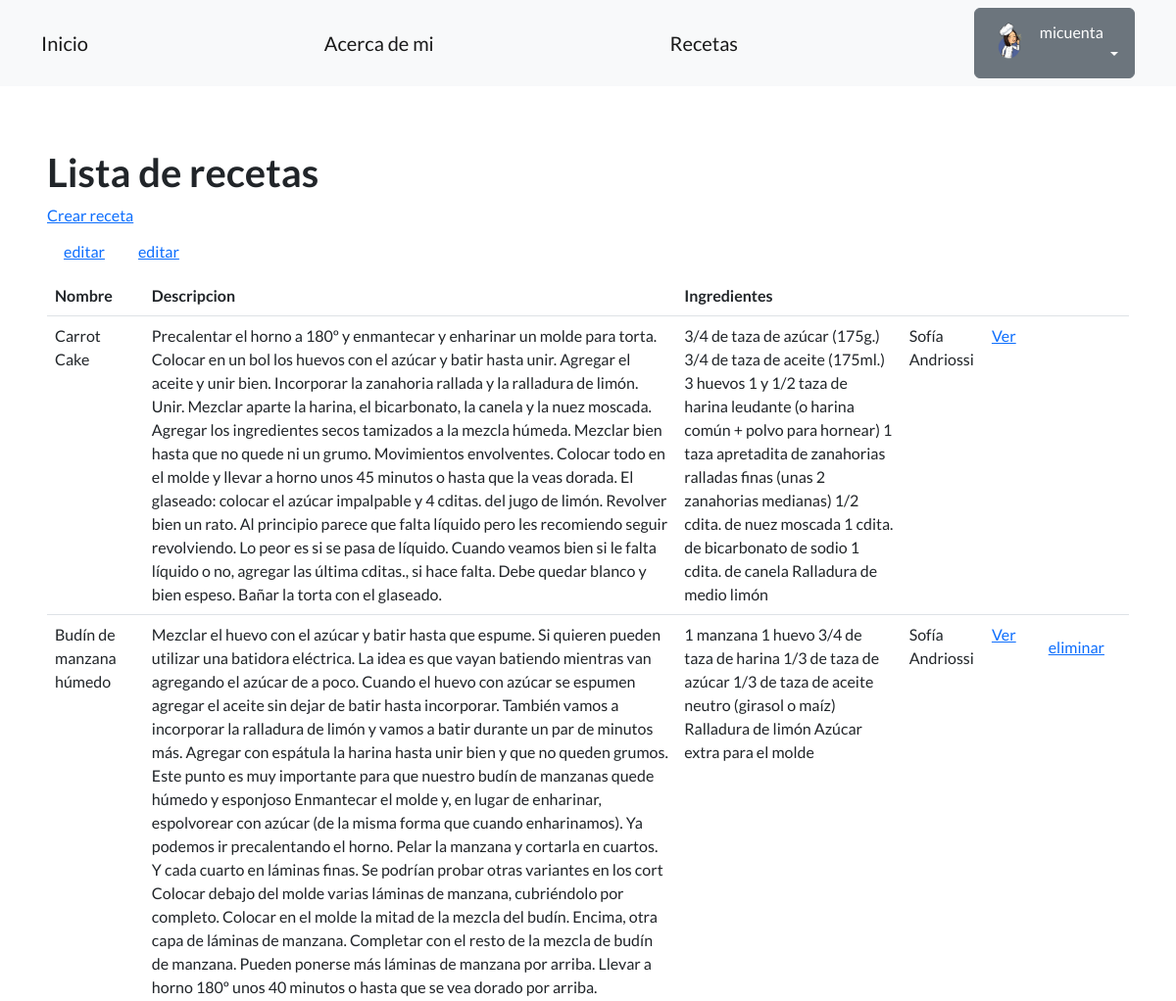
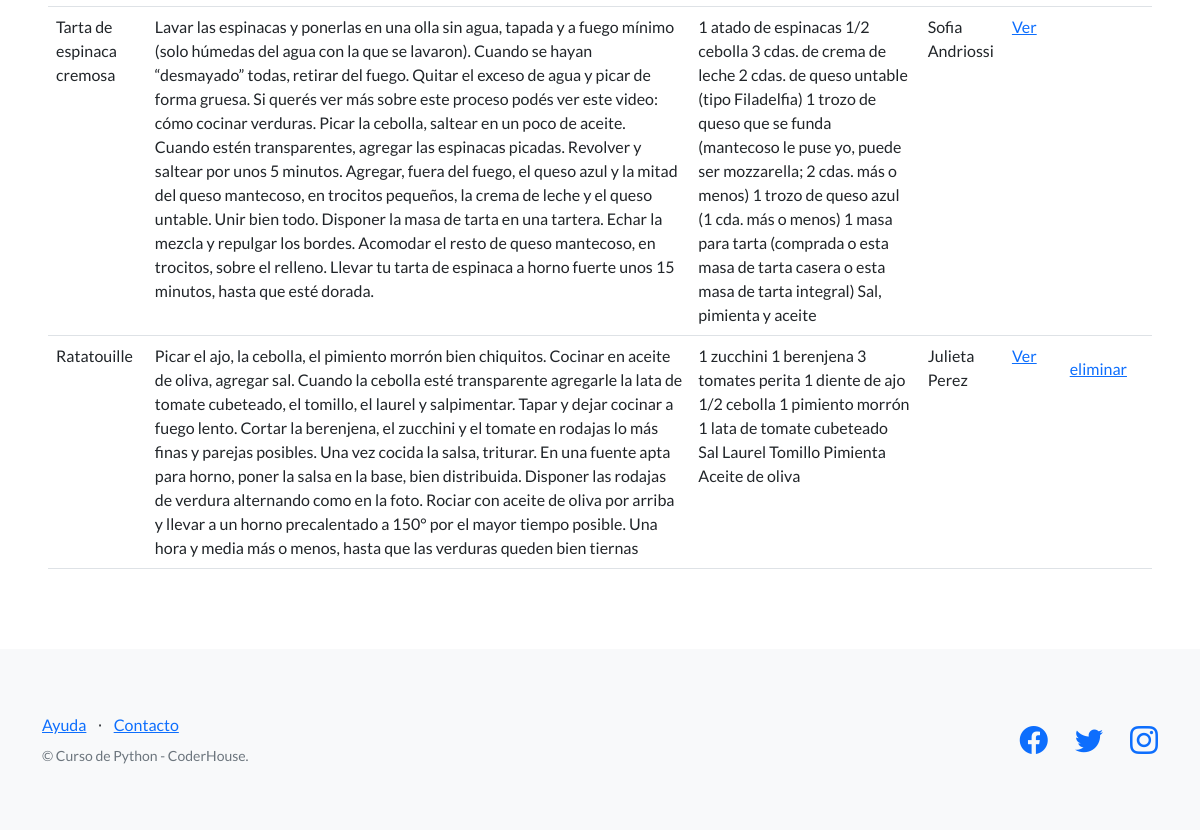
The page /nutricheff/recetas/ (signed in) on the database its author committed (2 pictures, top to bottom).
### perfiles/models.py (models this page shows, shortened)
class Avatar(models.Model):
   user = models.OneToOneField(User, on_delete=models.CASCADE, null=True)
   imagen = models.ImageField(upload_to='avatares', null=True, blank=True)

### control_recetas/models.py (models this page shows, shortened)
class Recetas(models.Model):
    nombre=models.CharField(max_length=25)
    descripcion= models.CharField(max_length=1500)
    ingredientes = models.CharField(max_length=1000)
    autor = models.CharField(max_length=25)
    creador = models.ForeignKey(User, on_delete=models.SET_NULL, null=True)
    fecha= models.CharField(max_length=25, default="fecha desconocida")

### control_recetas/views.py (the view)
# urls.py: path("recetas/", RecetaListView.as_view(), name="lista_recetas"),
class RecetaListView(ListView):
    model = Recetas
    template_name = 'control_recetas/lista_recetas.html'

### control_recetas/templates/control_recetas/lista_recetas.html (shortened to what this page needs)
{% extends "base.html" %}
{% block contenido %}
<section>
 <div>
   <h1>Lista de recetas</h1>
   <a href="{% url 'crear_receta' %}">Crear receta</a>
   <br>
   <table class="table">
     <tbody>
       <tr>
         <th>Nombre</th>
         <th>Descripcion</th>
         <th>Ingredientes</th>
         <td></td>
         <td></td>
         <td></td>
       </tr>
       {% for receta in object_list %}
       <tr>
         <td>{{ receta.nombre }}</td>
         <td>{{ receta.descripcion }}</td>
         <td>{{ receta.ingredientes }}</td>
         <td>{{ receta.autor }}</td>
         <td>
           <a href="{% url 'ver_receta' receta.id %}">Ver</a>
         </td>
         {% if user == receta.creador %}
         <a class="btn btn-link" href="{% url 'editar_receta' receta.id %}">editar</a>
         {% endif %}
       <td>
         {% if user == receta.creador %}
         <form action="{% url 'eliminar_receta' receta.id %}" method="post">
           <input type="submit" class="btn btn-link" value="eliminar"/>
         </form>
         {% endif %}
       </td>
     </tr>
     {% endfor %}
   </tbody>
 </table>
 </div>
</section>
{% endblock contenido %}

### templates_base/base.html (shortened to what this page needs)
{% load static %}
<!DOCTYPE html>
<html lang="en">
    <head>
        <link href="https://cdn.jsdelivr.net/npm/bootstrap-icons@1.5.0/font/bootstrap-icons.css" rel="stylesheet" type="text/css" />
        <link href="{% static 'css/styles.css' %}" rel="stylesheet" />
    </head>
    <body>
        <nav class="navbar navbar-light bg-light static-top">
            <div class="container">
                <a class="navbar-brand" href="{% url 'inicio' %}">Inicio</a>
                <a class="navbar-brand" href="{% url 'acerca_de_mi' %}">Acerca de mi</a>
                <a class="navbar-brand" href="{% url 'lista_recetas' %}">Recetas</a>
                {% if user.is_authenticated %}
                <div class="dropdown">
                    <button class="btn btn-secondary dropdown-toggle" type="button" id="dropdownMenuButton1" data-bs-toggle="dropdown" aria-expanded="false">
                        <div style="display: inline-flex;">
                            <img src="{{user.avatar.imagen.url}}" style="max-width:40px;margin-right: 10px;">
                            <span>{{ user.username }}</span>
                        </div>
                    </button>
                </div>
                {% else %}
                <a class="btn btn-primary" href="{% url 'login' %}">Inicio sesión</a>
                <a class="btn btn-success" href="{% url 'registro' %}">Registro</a>
                {% endif %}
            </div>
        </nav>
        <section style="padding:4rem 3rem;">
            {% block contenido %}{% endblock contenido %}
        </section>
        <footer class="footer bg-light">
            <div class="container">
                <div class="row">
                    <div class="col-lg-6 h-100 text-center text-lg-start my-auto">
                        <ul class="list-inline mb-2">
                            <li class="list-inline-item"><a href="#!">Ayuda</a></li>
                            <li class="list-inline-item">⋅</li>
                            <li class="list-inline-item"><a href="#!">Contacto</a></li>
                        </ul>
                        <p class="text-muted small mb-4 mb-lg-0">&copy; Curso de Python - CoderHouse.</p>
                    </div>
                    <div class="col-lg-6 h-100 text-center text-lg-end my-auto">
                        <ul class="list-inline mb-0">
                            <li class="list-inline-item me-4">
                                <a href="#!"><i class="bi-facebook fs-3"></i></a>
                            </li>
                            <li class="list-inline-item me-4">
                                <a href="https://twitter.com/coderhouse"><i class="bi-twitter fs-3"></i></a>
                            </li>
                            <li class="list-inline-item">
                                <a href="https://www.instagram.com/coderhouse"><i class="bi-instagram fs-3"></i></a>
                            </li>
                        </ul>
                    </div>
                </div>
            </div>
        </footer>
    </body>
</html>

### rows shown on the page
Recetas: nombre "Carrot Cake", descripcion "Precalentar el horno a 180º y enmantecar y enharinar un molde para torta. Colocar en un bol los huevos con el azúcar y batir hasta unir. Agregar el aceite y unir bien. Incorporar la zanahoria rallada y la ralladura de limón. Unir. Mezclar aparte la harina, el bicarbonato, la canela y la nuez moscada. Agregar los ingredientes secos tamizados a la mezcla húmeda. Mezclar bien hasta que no quede ni un grumo. Movimientos envolventes. Colocar todo en el molde y llevar a horno unos 45 minutos o hasta que la veas dorada. El glaseado: colocar el azúcar impalpable y 4 cditas. del jugo de limón. Revolver bien un rato. Al principio parece que falta líquido pero les recomiendo seguir revolviendo. Lo…", ingredientes "3/4 de taza de azúcar (175g.) 3/4 de taza de aceite (175ml.) 3 huevos 1 y 1/2 taza de harina leudante (o harina común + polvo para hornear) 1 taza apretadita de zanahorias ralladas finas (unas 2 zanahorias medianas) 1/2 cdita. de nuez moscada 1 cdita. de bicarbonato de sodio 1 cdita. de canela Ralladura de medio limón", autor "Sofía Andriossi"
Recetas: nombre "Budín de manzana húmedo", descripcion "Mezclar el huevo con el azúcar y batir hasta que espume. Si quieren pueden utilizar una batidora eléctrica. La idea es que vayan batiendo mientras van agregando el azúcar de a poco. Cuando el huevo con azúcar se espumen agregar el aceite sin dejar de batir hasta incorporar. También vamos a incorporar la ralladura de limón y vamos a batir durante un par de minutos más. Agregar con espátula la harina hasta unir bien y que no queden grumos. Este punto es muy importante para que nuestro budín de manzanas quede húmedo y esponjoso Enmantecar el molde y, en lugar de enharinar, espolvorear con azúcar (de la misma forma que cuando enharinamos). Ya podemos ir precalentando el horno. Pelar la manzana…", ingredientes "1 manzana 1 huevo 3/4 de taza de harina 1/3 de taza de azúcar 1/3 de taza de aceite neutro (girasol o maíz) Ralladura de limón Azúcar extra para el molde", autor "Sofía Andriossi", shows "editar"
Recetas: nombre "Tarta de espinaca cremosa", descripcion "Lavar las espinacas y ponerlas en una olla sin agua, tapada y a fuego mínimo (solo húmedas del agua con la que se lavaron). Cuando se hayan “desmayado” todas, retirar del fuego. Quitar el exceso de agua y picar de forma gruesa. Si querés ver más sobre este proceso podés ver este video: cómo cocinar verduras. Picar la cebolla, saltear en un poco de aceite. Cuando estén transparentes, agregar las espinacas picadas. Revolver y saltear por unos 5 minutos. Agregar, fuera del fuego, el queso azul y la mitad del queso mantecoso, en trocitos pequeños, la crema de leche y el queso untable. Unir bien todo. Disponer la masa de tarta en una tartera. Echar la mezcla y repulgar los bordes. Acomodar el…", ingredientes "1 atado de espinacas 1/2 cebolla 3 cdas. de crema de leche 2 cdas. de queso untable (tipo Filadelfia) 1 trozo de queso que se funda (mantecoso le puse yo, puede ser mozzarella; 2 cdas. más o menos) 1 trozo de queso azul (1 cda. más o menos) 1 masa para tarta (comprada o esta masa de tarta casera o esta masa de tarta integral) Sal, pimienta y aceite", autor "Sofia Andriossi"
Recetas: nombre "Ratatouille", descripcion "Picar el ajo, la cebolla, el pimiento morrón bien chiquitos. Cocinar en aceite de oliva, agregar sal. Cuando la cebolla esté transparente agregarle la lata de tomate cubeteado, el tomillo, el laurel y salpimentar. Tapar y dejar cocinar a fuego lento. Cortar la berenjena, el zucchini y el tomate en rodajas lo más finas y parejas posibles. Una vez cocida la salsa, triturar. En una fuente apta para horno, poner la salsa en la base, bien distribuida. Disponer las rodajas de verdura alternando como en la foto. Rociar con aceite de oliva por arriba y llevar a un horno precalentado a 150° por el mayor tiempo posible. Una hora y media más o menos, hasta que las verduras queden bien tiernas", ingredientes "1 zucchini 1 berenjena 3 tomates perita 1 diente de ajo 1/2 cebolla 1 pimiento morrón 1 lata de tomate cubeteado Sal Laurel Tomillo Pimienta Aceite de oliva", autor "Julieta Perez", shows "editar"

### other values the page prints
{{ user.username }} "micuenta"
